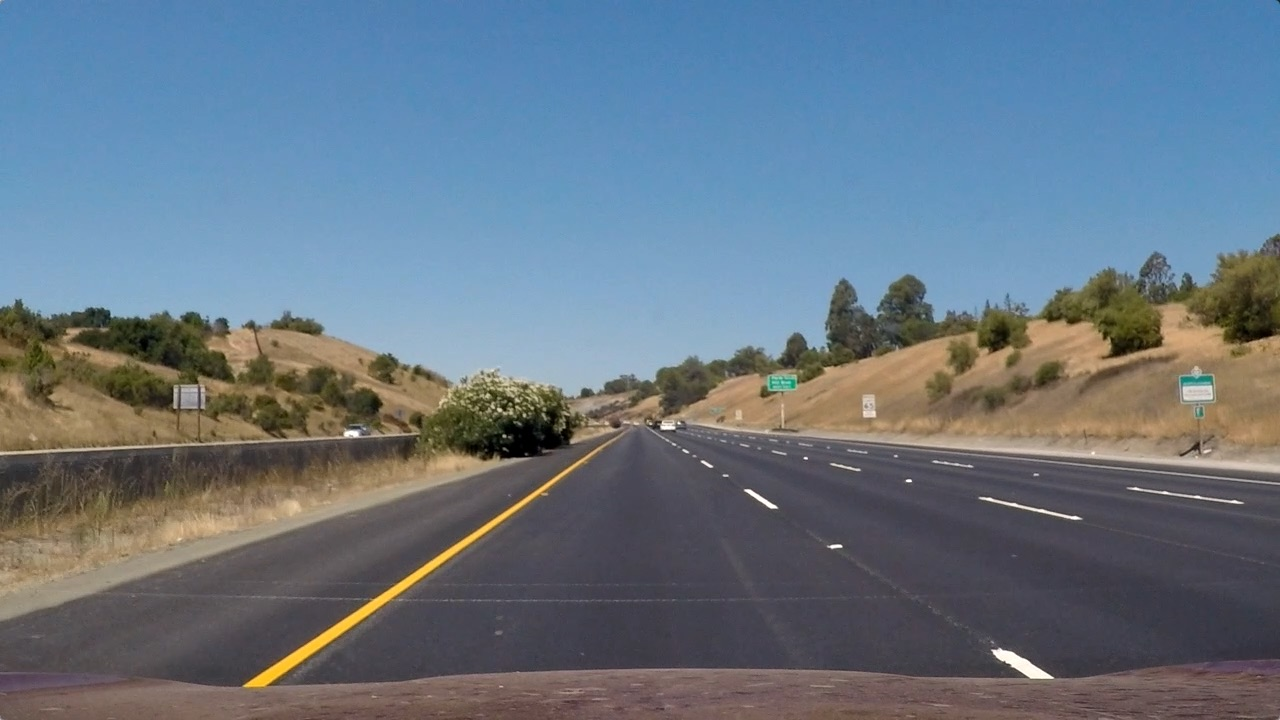
#> input picture test_images/straight_lines1.jpg, 1280 x 720 px
$ python warp.py
#> lines starting #> are read from the running program, lines starting #| are printed output that depends on the picture
import cv2
import numpy as np


def warp(img, src, dst):

    M = cv2.getPerspectiveTransform(src, dst)
    warped = cv2.warpPerspective(img, M, (img.shape[1], img.shape[0]), flags=cv2.INTER_LINEAR)
    Minv = cv2.getPerspectiveTransform(dst, src)
    return warped, Minv


src = np.float32([[580, 460], [707, 460], [187, 720], [1125, 720]])
dst = np.float32([[200, 0], [1000, 0], [200, 720], [1000, 720]])
image = cv2.imread("./test_images/straight_lines1.jpg")
#> image is the input picture: shape (720, 1280, 3); mean B, G, R 131.2, 117.7, 103.2
warped = warp(img=image, src=src, dst=dst)
#> in warp, `warped = cv2.warpPerspective(img, M, (img.shape[1], img.shape[0]), fla..`:
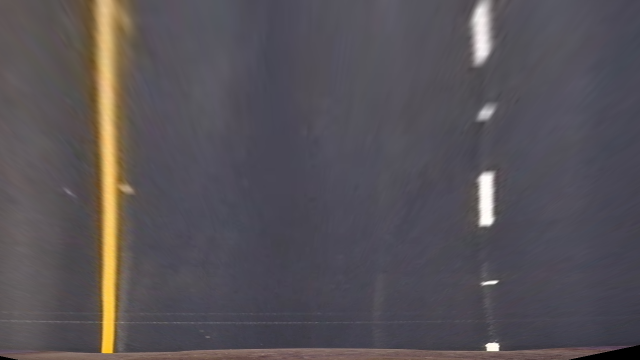
#> warped: shape (720, 1280, 3) (shown at 1/2 size); mean B, G, R 86.7, 81.7, 86.4
warped = cv2.cvtColor(warped[0], cv2.COLOR_BGR2RGB)

cv2.imshow('original', image)
cv2.imshow('warped', 255*warped)
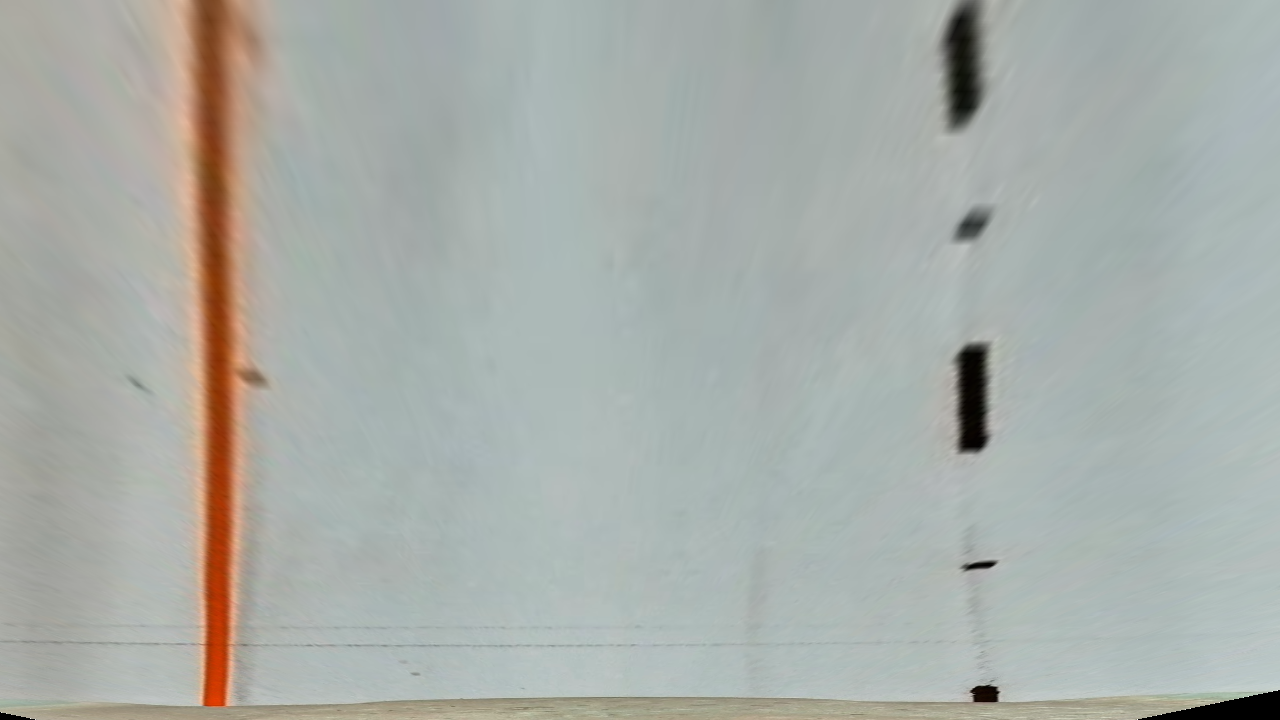
#> window 'warped': shape (720, 1280, 3); mean B, G, R 168.9, 173.6, 168.7

cv2.imwrite('./output_images/warped_straight_lines1.jpg', 255*warped)
cv2.waitKey(0)

$ run again, with test_images/straight_lines2.jpg copied over test_images/straight_lines1.jpg
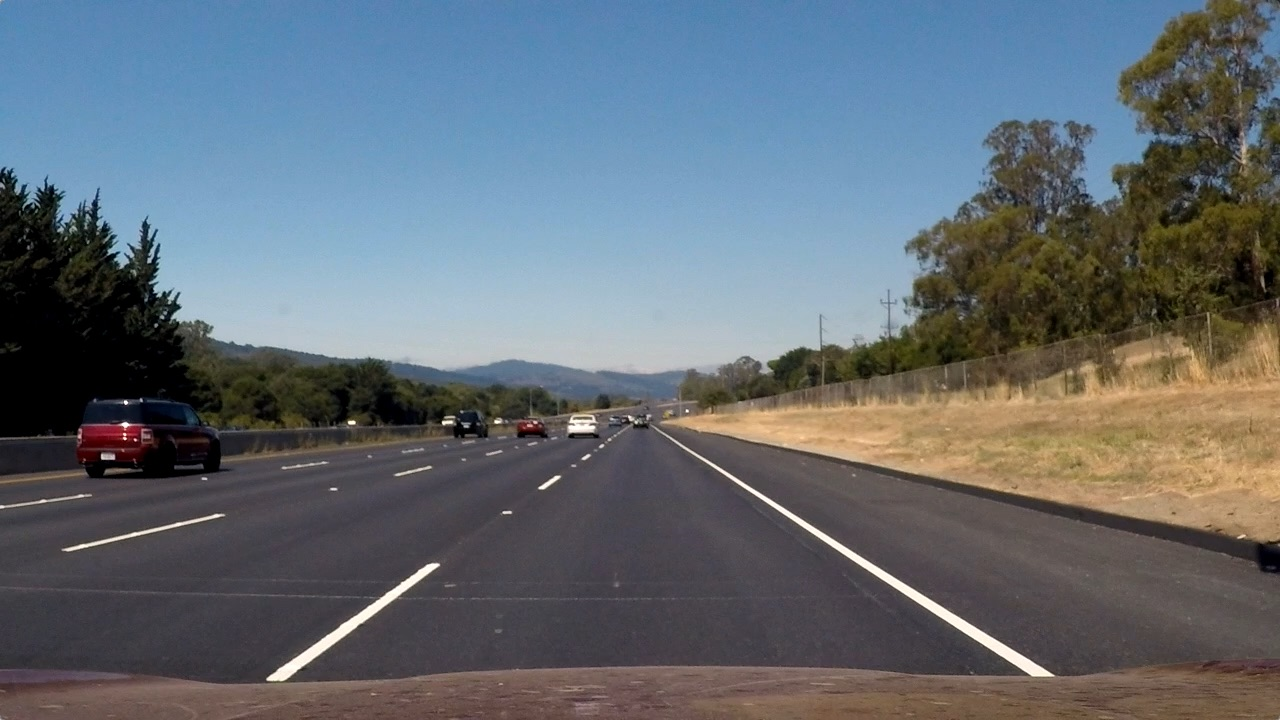
#> input picture test_images/straight_lines2.jpg, 1280 x 720 px
#> image is the input picture: shape (720, 1280, 3); mean B, G, R 115.1, 107.7, 99.4
#> in warp, `warped = cv2.warpPerspective(img, M, (img.shape[1], img.shape[0]), fla..`:
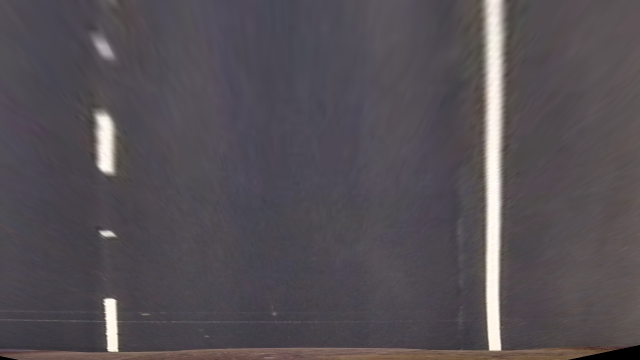
#> warped: shape (720, 1280, 3) (shown at 1/2 size); mean B, G, R 84.4, 79.1, 84.5
#> `cv2.imshow('warped', 255*warped)`:
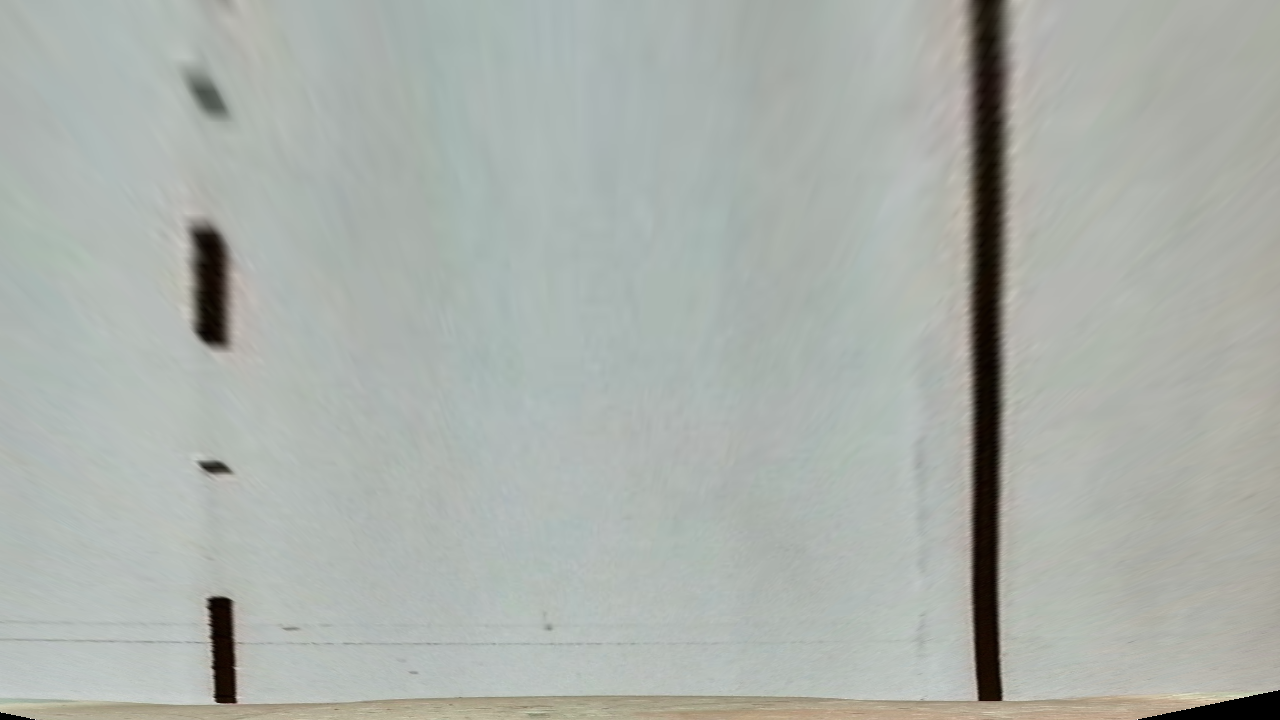
#> window 'warped': shape (720, 1280, 3); mean B, G, R 170.9, 176.3, 170.9

$ run again, with test_images/test1.jpg copied over test_images/straight_lines1.jpg
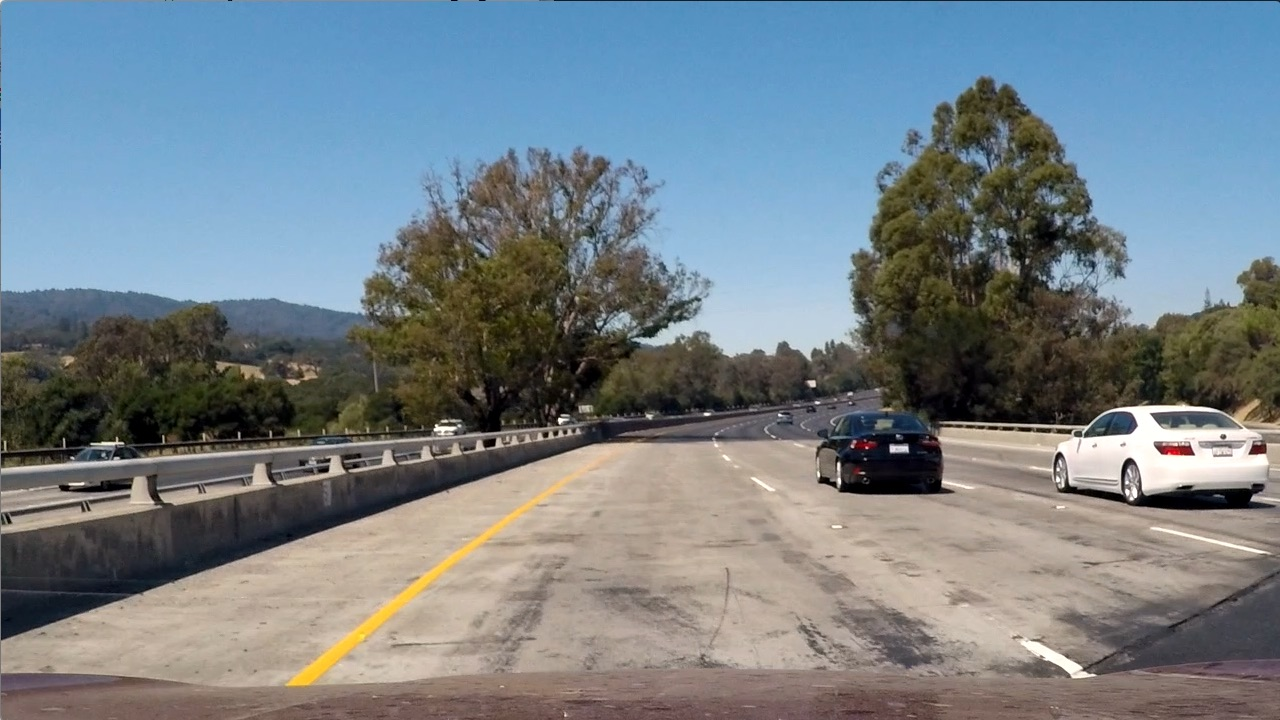
#> input picture test_images/test1.jpg, 1280 x 720 px
#> image is the input picture: shape (720, 1280, 3); mean B, G, R 135.5, 128.7, 117.5
#> in warp, `warped = cv2.warpPerspective(img, M, (img.shape[1], img.shape[0]), fla..`:
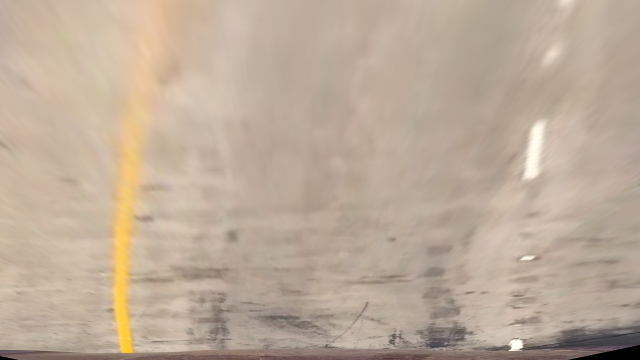
#> warped: shape (720, 1280, 3) (shown at 1/2 size); mean B, G, R 153, 171, 188.9
#> `cv2.imshow('warped', 255*warped)`:
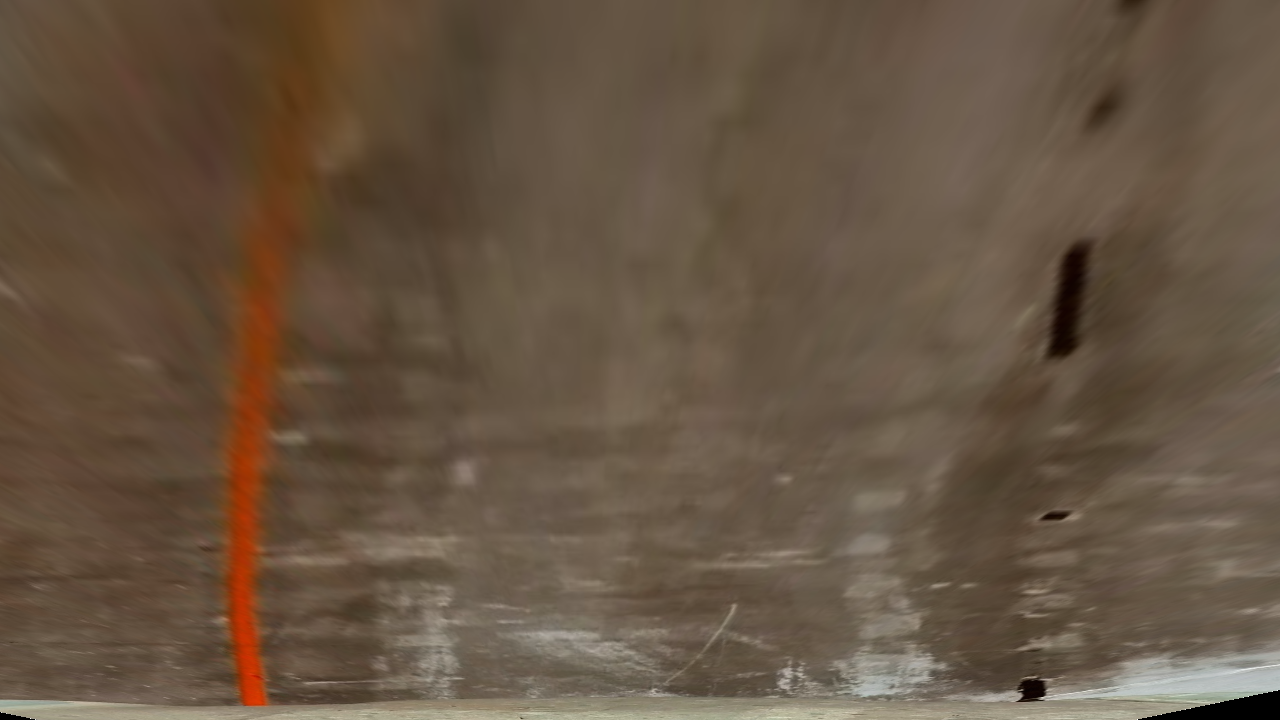
#> window 'warped': shape (720, 1280, 3); mean B, G, R 66.5, 84.4, 102.4
